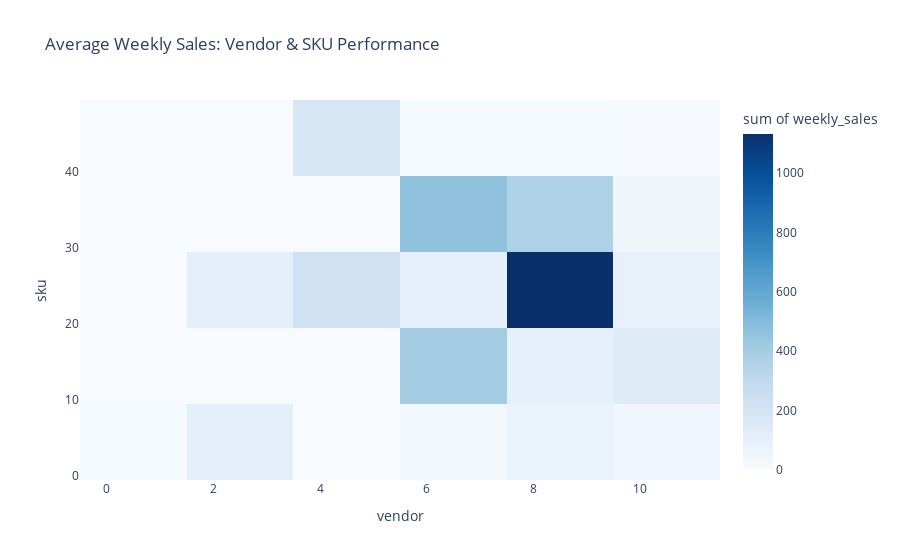

Source (notebook cell):
### Markdown cell above
"Vendor 8 stands out as the top performer, generating the highest total weekly sales by a significant margin, followed by Vendors 6 and 5. This suggests that Vendor 8 consistently supplies high-demand products and may be a strong candidate for expanded partnerships or promotional focus. Further analysis of SKU-level performance within these vendors could help pinpoint the drivers of this success."

### Code cell
sku_vendor = df.groupby(['vendor', 'sku'])['weekly_sales'].mean().reset_index()

fig = px.density_heatmap(
    sku_vendor,
    x='vendor',
    y='sku',
    z='weekly_sales',
    title='Average Weekly Sales: Vendor & SKU Performance',
    color_continuous_scale='Blues'
)
fig.show()

### Figure 1 — Plotly figure (JSON) as saved in the notebook; plotly's stock layout.template omitted (floating-point values rounded to 4 significant figures)
{"data": [{"coloraxis": "coloraxis", "histfunc": "sum", "hovertemplate": "vendor=%{x}<br>sku=%{y}<br>sum of weekly_sales=%{z}<extra></extra>", "name": "", "type": "histogram2d", "x": [1, 1, 2, 3, 3, 4, 5, 5, 5, 5, 6, 6, 6, 6, 6, 6, 6, 6, 6, 6, 6, 6, 7, 8, 8, 8, 8, 8, 8, 8, 8, 9, 9, 9, 10, 10, 10, 10, 10, 10, 10, 10, 10, 10], "xaxis": "x", "xbingroup": "x", "y": [2, 3, 22, 6, 7, 23, 20, 24, 40, 41, 1, 4, 12, 15, 17, 18, 19, 26, 29, 30, 31, 44, 37, 16, 21, 25, 27, 33, 34, 35, 36, 9, 10, 43, 5, 8, 11, 13, 14, 28, 32, 38, 39, 42], "yaxis": "y", "ybingroup": "y", "z": [8.52, 10.58, 108.0, 16.65, 85.15, 101.4, 98.94, 30.15, 137.0, 52.27, 22.18, 8.91, 39.6, 277.7, 27.5, 12.59, 50.81, 55.28, 40.76, 369.3, 78.05, 12.16, 16.39, 80.24, 17.64, 1008.0, 106.1, 155.0, 137.6, 31.2, 41.78, 73.65, 14.63, 10.72, 9.35, 31.15, 56.82, 16.87, 60.05, 87.22, 19.37, 9.5, 19.59, 7.66]}], "layout": {"coloraxis": {"colorbar": {"title": {"text": "sum of weekly_sales"}}, "colorscale": [[0, "rgb(247,251,255)"], [0.125, "rgb(222,235,247)"], [0.25, "rgb(198,219,239)"], [0.375, "rgb(158,202,225)"], [0.5, "rgb(107,174,214)"], [0.625, "rgb(66,146,198)"], [0.75, "rgb(33,113,181)"], [0.875, "rgb(8,81,156)"], [1, "rgb(8,48,107)"]]}, "legend": {"tracegroupgap": 0}, "title": {"text": "Average Weekly Sales: Vendor & SKU Performance"}, "xaxis": {"anchor": "y", "domain": [0, 1], "title": {"text": "vendor"}}, "yaxis": {"anchor": "x", "domain": [0, 1], "title": {"text": "sku"}}}}
